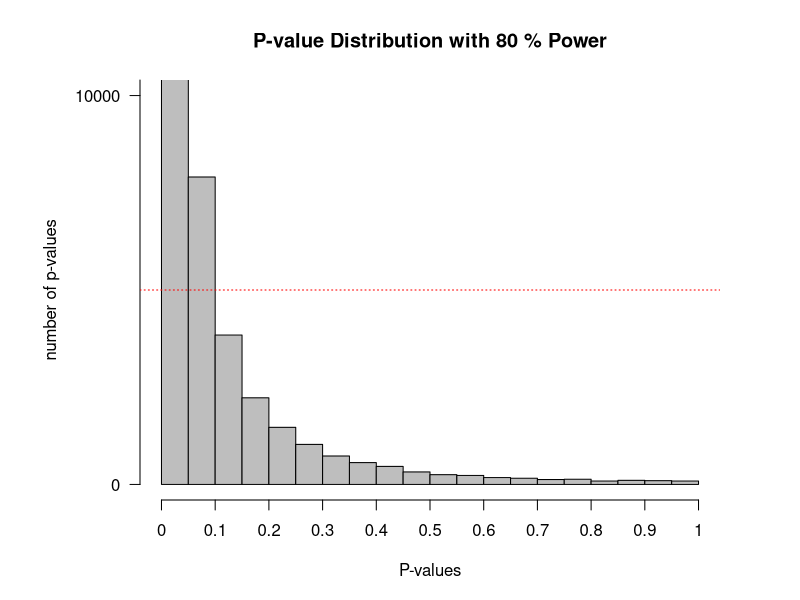
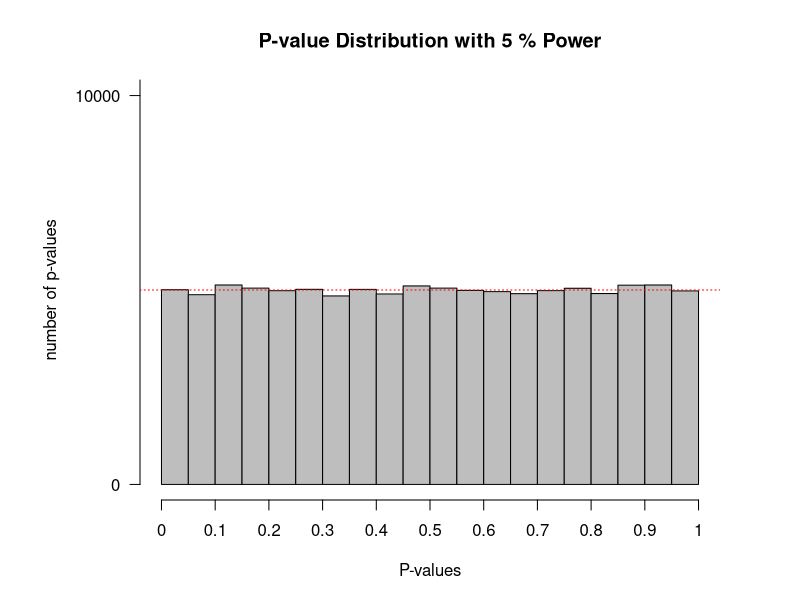
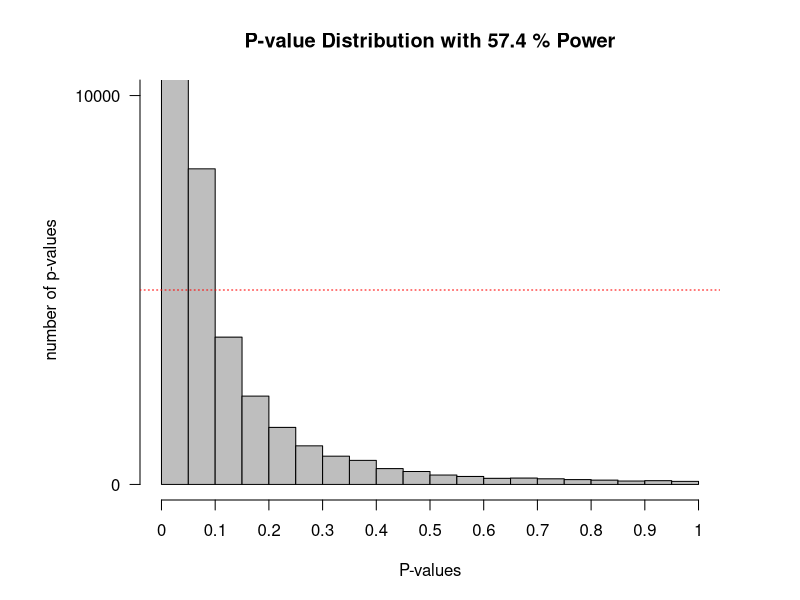

The R script that drew these images, in order:
## ---- chunk 1
knitr::opts_chunk$set(echo = TRUE)
## ---- chunk 2
#Load pwr package to easily calculate the statistical power
if(!require(pwr)){install.packages('pwr')}
library(pwr)
#Disable scientific notation (1.05e10)
options(scipen=999)
#Set number of simulations
nSims <- 100000 #number of simulated experiments

M<-106 #Mean IQ score in the sample (will be compared with 100 in a one-sample t-test)
n<-51 #set sample size
SD<-15 #SD of the simulated data
#With a mean difference of 6, and SD of 15, and a sample size of 26, the test has 50% power)
  
p <-numeric(nSims) #set up empty variable to store all simulated p-values
bars<-20
#Run simulation
for(i in 1:nSims){ #for each simulated experiment
  x<-rnorm(n = n, mean = M, sd = SD) #Simulate data with specified mean,
  #standard deviation, and sample size
  z<-t.test(x, mu=100) #perform the t-test against mu (set to value you want to test against)
  p[i]<-z$p.value #get the p-value and store it
}

#Check power by summing significant p-values and dividing by number of simulations
(sum(p < 0.05)/nSims) #power
#Calculate power formally by power analysis
power<-pwr.t.test(d=(M-100)/SD, n=n,sig.level=0.05,type="one.sample",alternative="two.sided")$power

#Plot figure
#png(file="P-valueDist.png",width=4000,height=3000, , units = "px", res = 500)
op <- par(mar = c(5,7,4,4)) #change white-space around graph
hist(p, breaks=bars, xlab="P-values", ylab="number of p-values\n", axes=FALSE,
     main=paste("P-value Distribution with",round(power*100, digits=1),"% Power"),
     col="grey", xlim=c(0,1),  ylim=c(0, 10000))
axis(side=1, at=seq(0,1, 0.1), labels=seq(0,1,0.1))
axis(side=2, at=seq(0,nSims, nSims/10), labels=seq(0,nSims, nSims/10), las=2)
# draw a line of the p-value distribution when the null hypothesis is true
abline(h=nSims/bars, col = "red", lty=3)
#dev.off()
## ---- chunk 3
#Load pwr package to easily calculate the statistical power
if(!require(pwr)){install.packages('pwr')}
library(pwr)
#Disable scientific notation (1.05e10)
options(scipen=999)
#Set number of simulations
nSims <- 100000 #number of simulated experiments

M<-100 #Mean IQ score in the sample (will be compared with 100 in a one-sample t-test)
n<-51 #set sample size
SD<-15 #SD of the simulated data
#With a mean difference of 6, and SD of 15, and a sample size of 26, the test has 50% power)
  
p <-numeric(nSims) #set up empty variable to store all simulated p-values
bars<-20
#Run simulation
for(i in 1:nSims){ #for each simulated experiment
  x<-rnorm(n = n, mean = M, sd = SD) #Simulate data with specified mean,
  #standard deviation, and sample size
  z<-t.test(x, mu=100) #perform the t-test against mu (set to value you want to test against)
  p[i]<-z$p.value #get the p-value and store it
}

#Check power by summing significant p-values and dividing by number of simulations
(sum(p < 0.05)/nSims) #power
#Calculate power formally by power analysis
power<-pwr.t.test(d=(M-100)/SD, n=n,sig.level=0.05,type="one.sample",alternative="two.sided")$power

#Plot figure
#png(file="P-valueDist.png",width=4000,height=3000, , units = "px", res = 500)
op <- par(mar = c(5,7,4,4)) #change white-space around graph
hist(p, breaks=bars, xlab="P-values", ylab="number of p-values\n", axes=FALSE,
     main=paste("P-value Distribution with",round(power*100, digits=1),"% Power"),
     col="grey", xlim=c(0,1),  ylim=c(0, 10000))
axis(side=1, at=seq(0,1, 0.1), labels=seq(0,1,0.1))
axis(side=2, at=seq(0,nSims, nSims/10), labels=seq(0,nSims, nSims/10), las=2)
# draw a line of the p-value distribution when the null hypothesis is true
abline(h=nSims/bars, col = "red", lty=3)
#dev.off()
## ---- chunk 4
#Load pwr package to easily calculate the statistical power
if(!require(pwr)){install.packages('pwr')}
library(pwr)
#Disable scientific notation (1.05e10)
options(scipen=999)
#Set number of simulations
nSims <- 100000 #number of simulated experiments

M<-106 #Mean IQ score in the sample (will be compared with 100 in a one-sample t-test)
n<-51 #set sample size
SD<-15 #SD of the simulated data
#With a mean difference of 6, and SD of 15, and a sample size of 26, the test has 50% power)
  
p <-numeric(nSims) #set up empty variable to store all simulated p-values
bars<-20
#Run simulation
for(i in 1:nSims){ #for each simulated experiment
  x<-rnorm(n = n, mean = M, sd = SD) #Simulate data with specified mean,
  #standard deviation, and sample size
  z<-t.test(x, mu=100) #perform the t-test against mu (set to value you want to test against)
  p[i]<-z$p.value #get the p-value and store it
}

#Check power by summing significant p-values and dividing by number of simulations
(sum(p < 0.01)/nSims) #power
#Calculate power formally by power analysis
power<-pwr.t.test(d=(M-100)/SD, n=n,sig.level=0.01,type="one.sample",alternative="two.sided")$power

#Plot figure
#png(file="P-valueDist.png",width=4000,height=3000, , units = "px", res = 500)
op <- par(mar = c(5,7,4,4)) #change white-space around graph
hist(p, breaks=bars, xlab="P-values", ylab="number of p-values\n", axes=FALSE,
     main=paste("P-value Distribution with",round(power*100, digits=1),"% Power"),
     col="grey", xlim=c(0,1),  ylim=c(0, 10000))
axis(side=1, at=seq(0,1, 0.1), labels=seq(0,1,0.1))
axis(side=2, at=seq(0,nSims, nSims/10), labels=seq(0,nSims, nSims/10), las=2)
# draw a line of the p-value distribution when the null hypothesis is true
abline(h=nSims/bars, col = "red", lty=3)
#dev.off()
